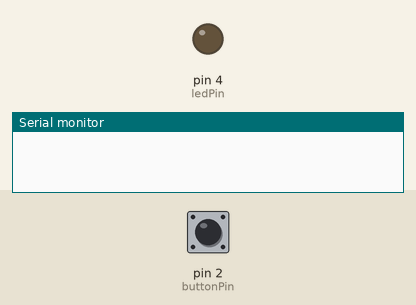
A sketch run on a simulated Arduino Uno, built with avr-gcc and run on an emulated ATmega328P. Shown: output pins drawn as LEDs (lit = HIGH), the last lines printed to the serial monitor. The test bench sets the inputs (shaded band); at power-on: pin 2 (buttonPin) HIGH.

Above: at 0.1 s.
At 0.6 s:
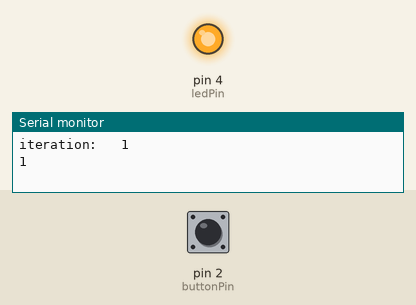
Timing chart, 0 to 2.1 s (numbered marks = the images above):
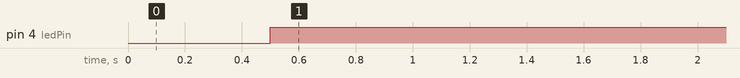

Measured:
- by itself, pin 4 (ledPin): LOW → HIGH at 0.50 s

The sketch:

buttonled.ino
```cpp
const int buttonPin = 2;
const int ledPin =  4;

int buttonState = 0;
int i;

void setup()
{
  Serial.begin(115200);
  pinMode(ledPin, OUTPUT);
  pinMode(buttonPin, INPUT_PULLUP);
}

void loop()
{
  delay(500);
  Serial.print("iteration:   ");
  Serial.println(++i);
  buttonState = digitalRead(buttonPin);
  //buttonState = HIGH;

  if (buttonState == HIGH)
  {
    digitalWrite(ledPin, HIGH);
  }
  else
  {
    digitalWrite(ledPin, LOW);
  }
    Serial.println(buttonState);
}
```
